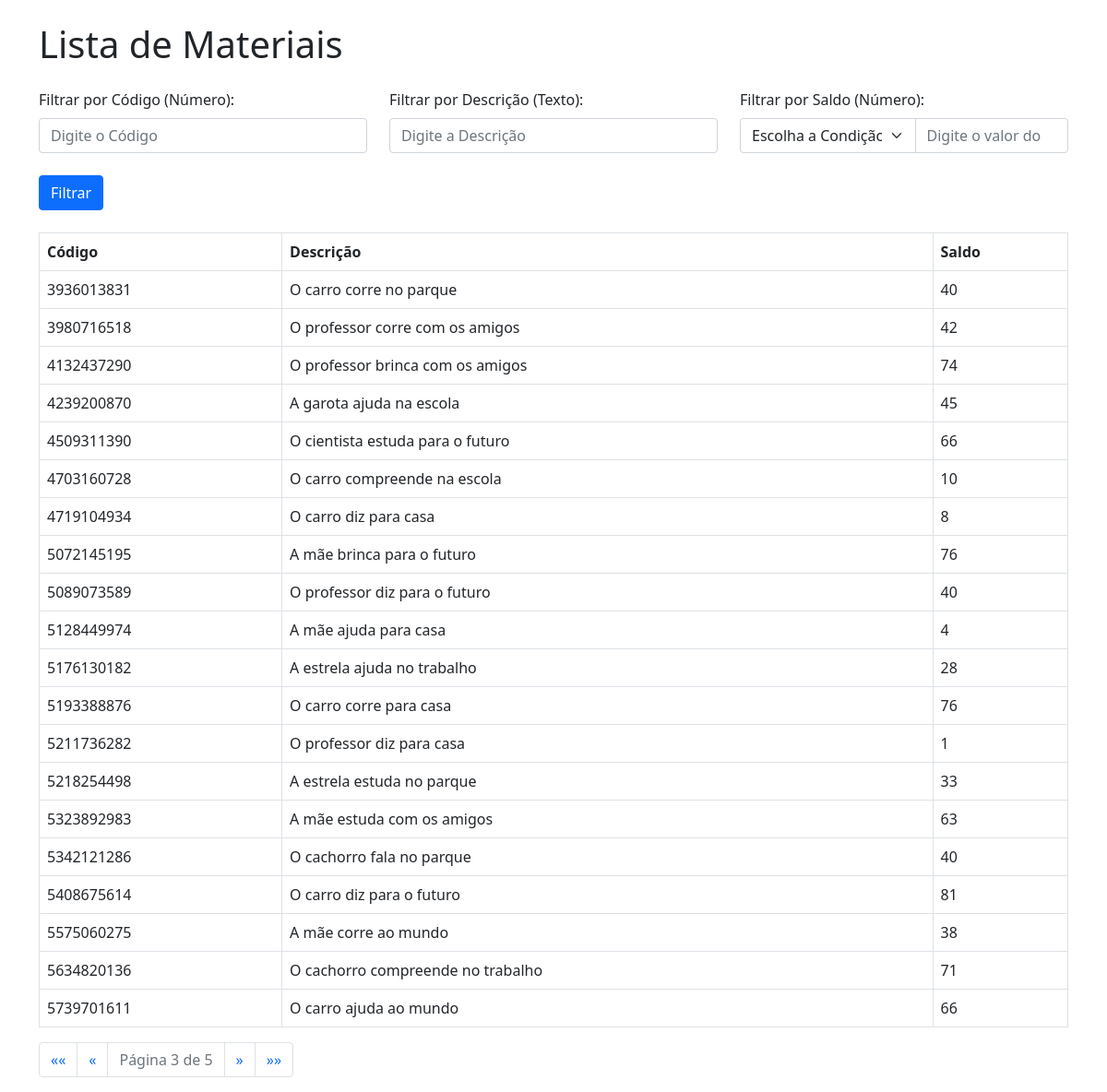
The page /consultaOracle/materiaisPesquisa/?page=3 on the database its author committed.
### consultaOracle/models.py (models this page shows, shortened)
class Material(models.Model):
    codigo = models.DecimalField(max_digits=10, decimal_places=0, validators=[MinValueValidator(0)], null=False, blank=False, verbose_name="Código númerico do produto")
    descricao = models.CharField(max_length=4000, null=False, blank=True, verbose_name="Descrição/nome do material")
    saldo = models.IntegerField(null=False, blank=False, verbose_name="Quantidade do material em estoque")
    class Meta:
        ordering = ['codigo', 'descricao','saldo']

### consultaOracle/views.py (the view, shortened to what this page needs)
# urls.py: path('materiaisPesquisa/', views.material_pesquisa, name='material_pesquisa'),
def material_pesquisa(request, flagUltimoUso = False):
    from django.shortcuts import render
    from django.core.paginator import Paginator
    from .models import Material, ConsumoMaterial
    if not request.session.get('flagUltimoUso', None):
        request.session['flagUltimoUso'] = request.GET.get('flagUltimoUso', 'false').lower() == 'true'
    codigo = request.GET.get('codigo')
    descricao = request.GET.get('descricao')
    saldo_filter = request.GET.get('saldo_filter')
    saldo = request.GET.get('saldo')
    ultimoUso_filter = request.GET.get('ultimoUso_filter')
    ultimoUso = request.GET.get('ultimoUso')
    materials = Material.objects.all()
    if codigo:
        materials = materials.filter(codigo__startswith=codigo)
    if descricao:
        materials = materials.filter(descricao__icontains=descricao)
    paginator = Paginator(materials, 20)  # 20 itens por página
    page_number = request.GET.get('page')
    page_obj = paginator.get_page(page_number)
    return render(request, 'material_pesquisa.html', {'page_obj': page_obj, 'flagUltimoUso': request.session.get('flagUltimoUso', False)})

### consultaOracle/templates/material_pesquisa.html (shortened to what this page needs)
<!DOCTYPE html>
<html lang="pt-br">
<head>
    <link rel="stylesheet" href="https://cdn.jsdelivr.net/npm/bootstrap@5.1.0/dist/css/bootstrap.min.css">
</head>
<body>
    <div class="container mt-4">
        <h1 class="mb-4">Lista de Materiais</h1>
        <form method="GET" action="{% url 'consultaOracle:material_pesquisa' %}">
            <div class="row mb-4">
                <div class="col-md-4">
                    <label for="codigo_input" class="form-label">Filtrar por Código (Número):</label>
                    <input type="number" id="codigo_input" name="codigo" class="form-control" placeholder="Digite o Código"
                        min="0" value="{{ request.GET.codigo }}">
                </div>
                <div class="col-md-4">
                    <label for="descricao_input" class="form-label">Filtrar por Descrição (Texto):</label>
                    <input type="text" id="descricao_input" name="descricao" class="form-control"
                        placeholder="Digite a Descrição" value="{{ request.GET.descricao }}">
                </div>
                <div class="col-md-4">
                    <label for="saldo_input" class="form-label">Filtrar por Saldo (Número):</label>
                    <div class="input-group">
                        <select class="form-select" name="saldo_filter" id="saldo_input">
                            <option value="" disabled selected>Escolha a Condição</option>
                        </select>
                        <input type="number" name="saldo" id="saldo_value" class="form-control" min="0"
                            placeholder="Digite o valor do Saldo" value="{{ request.GET.saldo }}">
                    </div>
                </div>
            </div>
            <button type="submit" class="btn btn-primary">Filtrar</button>
        </form>
        <table class="table table-bordered mt-4">
            <thead>
                <tr>
                    <th>Código</th>
                    <th>Descrição</th>
                    <th>Saldo</th>
                </tr>
            </thead>
            <tbody>
                {% for material in page_obj %}
                <tr>
                    <td>{{ material.codigo }}</td>
                    <td>{{ material.descricao }}</td>
                    <td>{{ material.saldo }}</td>
                </tr>
                {% endfor %}
            </tbody>
        </table>
        <nav aria-label="Navegação de página">
            <ul class="pagination">
                {% if page_obj.has_previous %}
                <li class="page-item">
                    <a class="page-link" href="?page=1" aria-label="Primeira">
                        <span aria-hidden="true">&laquo;&laquo;</span>
                    </a>
                </li>
                <li class="page-item">
                    <a class="page-link" href="?page={{ page_obj.previous_page_number }}" aria-label="Anterior">
                        <span aria-hidden="true">&laquo;</span>
                    </a>
                </li>
                {% endif %}
                <li class="page-item disabled">
                    <span class="page-link">
                        Página {{ page_obj.number }} de {{ page_obj.paginator.num_pages }}
                    </span>
                </li>
                {% if page_obj.has_next %}
                <li class="page-item">
                    <a class="page-link" href="?page={{ page_obj.next_page_number }}" aria-label="Próxima">
                        <span aria-hidden="true">&raquo;</span>
                    </a>
                </li>
                <li class="page-item">
                    <a class="page-link" href="?page={{ page_obj.paginator.num_pages }}" aria-label="Última">
                        <span aria-hidden="true">&raquo;&raquo;</span>
                    </a>
                </li>
                {% endif %}
            </ul>
        </nav>
    </div>
</body>
</html>

### rows shown on the page
Material: codigo "3936013831", descricao "O carro corre no parque", saldo "40"
Material: codigo "3980716518", descricao "O professor corre com os amigos", saldo "42"
Material: codigo "4132437290", descricao "O professor brinca com os amigos", saldo "74"
Material: codigo "4239200870", descricao "A garota ajuda na escola", saldo "45"
Material: codigo "4509311390", descricao "O cientista estuda para o futuro", saldo "66"
Material: codigo "4703160728", descricao "O carro compreende na escola", saldo "10"
Material: codigo "4719104934", descricao "O carro diz para casa", saldo "8"
Material: codigo "5072145195", descricao "A mãe brinca para o futuro", saldo "76"
Material: codigo "5089073589", descricao "O professor diz para o futuro", saldo "40"
Material: codigo "5128449974", descricao "A mãe ajuda para casa", saldo "4"
Material: codigo "5176130182", descricao "A estrela ajuda no trabalho", saldo "28"
Material: codigo "5193388876", descricao "O carro corre para casa", saldo "76"
Material: codigo "5211736282", descricao "O professor diz para casa", saldo "1"
Material: codigo "5218254498", descricao "A estrela estuda no parque", saldo "33"
Material: codigo "5323892983", descricao "A mãe estuda com os amigos", saldo "63"
Material: codigo "5342121286", descricao "O cachorro fala no parque", saldo "40"
Material: codigo "5408675614", descricao "O carro diz para o futuro", saldo "81"
Material: codigo "5575060275", descricao "A mãe corre ao mundo", saldo "38"
Material: codigo "5634820136", descricao "O cachorro compreende no trabalho", saldo "71"
Material: codigo "5739701611", descricao "O carro ajuda ao mundo", saldo "66"

### other values the page prints
{{ page_obj.number }} "3"
{{ page_obj.paginator.num_pages }} "5"
